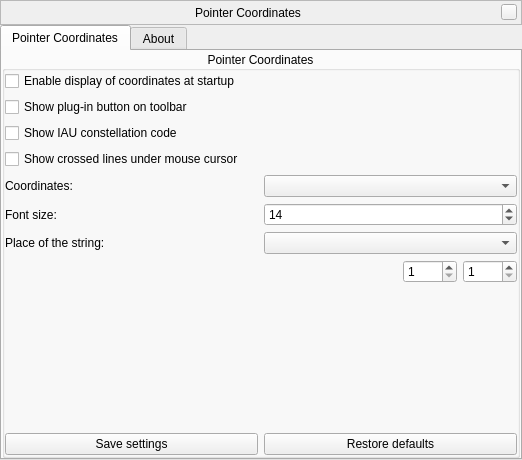
<?xml version="1.0" encoding="UTF-8"?>
<ui version="4.0">
 <class>pointerCoordinatesWindowForm</class>
 <widget class="QWidget" name="pointerCoordinatesWindowForm">
  <property name="geometry">
   <rect>
    <x>0</x>
    <y>0</y>
    <width>522</width>
    <height>460</height>
   </rect>
  </property>
  <layout class="QVBoxLayout" name="verticalLayout">
   <property name="spacing">
    <number>0</number>
   </property>
   <property name="leftMargin">
    <number>0</number>
   </property>
   <property name="topMargin">
    <number>0</number>
   </property>
   <property name="rightMargin">
    <number>0</number>
   </property>
   <property name="bottomMargin">
    <number>0</number>
   </property>
   <item>
    <widget class="BarFrame" name="TitleBar">
     <property name="sizePolicy">
      <sizepolicy hsizetype="Expanding" vsizetype="Minimum">
       <horstretch>0</horstretch>
       <verstretch>0</verstretch>
      </sizepolicy>
     </property>
     <property name="minimumSize">
      <size>
       <width>0</width>
       <height>25</height>
      </size>
     </property>
     <property name="maximumSize">
      <size>
       <width>16777215</width>
       <height>30</height>
      </size>
     </property>
     <property name="focusPolicy">
      <enum>Qt::NoFocus</enum>
     </property>
     <property name="autoFillBackground">
      <bool>false</bool>
     </property>
     <property name="frameShape">
      <enum>QFrame::StyledPanel</enum>
     </property>
     <layout class="QHBoxLayout">
      <property name="spacing">
       <number>6</number>
      </property>
      <property name="leftMargin">
       <number>0</number>
      </property>
      <property name="topMargin">
       <number>0</number>
      </property>
      <property name="rightMargin">
       <number>4</number>
      </property>
      <property name="bottomMargin">
       <number>0</number>
      </property>
      <item>
       <spacer name="leftSpacer">
        <property name="orientation">
         <enum>Qt::Horizontal</enum>
        </property>
        <property name="sizeHint" stdset="0">
         <size>
          <width>40</width>
          <height>20</height>
         </size>
        </property>
       </spacer>
      </item>
      <item>
       <widget class="QLabel" name="stelWindowTitle">
        <property name="text">
         <string>Pointer Coordinates</string>
        </property>
       </widget>
      </item>
      <item>
       <spacer name="rightSpacer">
        <property name="orientation">
         <enum>Qt::Horizontal</enum>
        </property>
        <property name="sizeHint" stdset="0">
         <size>
          <width>40</width>
          <height>20</height>
         </size>
        </property>
       </spacer>
      </item>
      <item>
       <widget class="QPushButton" name="closeStelWindow">
        <property name="minimumSize">
         <size>
          <width>16</width>
          <height>16</height>
         </size>
        </property>
        <property name="maximumSize">
         <size>
          <width>16</width>
          <height>16</height>
         </size>
        </property>
        <property name="focusPolicy">
         <enum>Qt::NoFocus</enum>
        </property>
        <property name="text">
         <string/>
        </property>
       </widget>
      </item>
     </layout>
    </widget>
   </item>
   <item>
    <widget class="QTabWidget" name="tabWidget">
     <property name="currentIndex">
      <number>0</number>
     </property>
     <widget class="QWidget" name="tabCoordinates">
      <attribute name="title">
       <string>Pointer Coordinates</string>
      </attribute>
      <layout class="QVBoxLayout" name="verticalLayoutTimeZone">
       <property name="spacing">
        <number>0</number>
       </property>
       <property name="leftMargin">
        <number>0</number>
       </property>
       <property name="topMargin">
        <number>0</number>
       </property>
       <property name="rightMargin">
        <number>0</number>
       </property>
       <property name="bottomMargin">
        <number>0</number>
       </property>
       <item>
        <widget class="QGroupBox" name="groupBoxCoordinates">
         <property name="minimumSize">
          <size>
           <width>0</width>
           <height>400</height>
          </size>
         </property>
         <property name="title">
          <string>Pointer Coordinates</string>
         </property>
         <property name="alignment">
          <set>Qt::AlignCenter</set>
         </property>
         <layout class="QVBoxLayout" name="verticalLayout_2">
          <property name="leftMargin">
           <number>0</number>
          </property>
          <property name="topMargin">
           <number>0</number>
          </property>
          <property name="rightMargin">
           <number>0</number>
          </property>
          <property name="bottomMargin">
           <number>0</number>
          </property>
          <item>
           <widget class="QCheckBox" name="checkBoxEnableAtStartup">
            <property name="text">
             <string>Enable display of coordinates at startup</string>
            </property>
           </widget>
          </item>
          <item>
           <widget class="QCheckBox" name="checkBoxShowButton">
            <property name="text">
             <string>Show plug-in button on toolbar</string>
            </property>
           </widget>
          </item>
          <item>
           <widget class="QCheckBox" name="checkBoxConstellation">
            <property name="toolTip">
             <string>3-letter IAU constellation abbreviation</string>
            </property>
            <property name="text">
             <string>Show IAU constellation code</string>
            </property>
           </widget>
          </item>
          <item>
           <widget class="QCheckBox" name="checkBoxCrossedLines">
            <property name="text">
             <string>Show crossed lines under mouse cursor</string>
            </property>
           </widget>
          </item>
          <item>
           <layout class="QHBoxLayout" name="horizontalLayout_4">
            <item>
             <widget class="QLabel" name="labelCoordinateSystem">
              <property name="toolTip">
               <string>Which coordinate system will be used for displaying</string>
              </property>
              <property name="text">
               <string>Coordinates:</string>
              </property>
             </widget>
            </item>
            <item>
             <widget class="QComboBox" name="coordinateSystemComboBox">
              <property name="editable">
               <bool>false</bool>
              </property>
              <property name="insertPolicy">
               <enum>QComboBox::NoInsert</enum>
              </property>
             </widget>
            </item>
           </layout>
          </item>
          <item>
           <layout class="QHBoxLayout" name="horizontalLayout">
            <item>
             <widget class="QLabel" name="labelFontSize">
              <property name="text">
               <string>Font size:</string>
              </property>
             </widget>
            </item>
            <item>
             <widget class="QSpinBox" name="spinBoxFontSize">
              <property name="minimum">
               <number>10</number>
              </property>
              <property name="maximum">
               <number>50</number>
              </property>
              <property name="value">
               <number>14</number>
              </property>
             </widget>
            </item>
           </layout>
          </item>
          <item>
           <layout class="QHBoxLayout" name="horizontalLayout_3">
            <item>
             <widget class="QLabel" name="placeLabel">
              <property name="toolTip">
               <string>Place of the string with coordinates of the mouse pointer</string>
              </property>
              <property name="text">
               <string>Place of the string:</string>
              </property>
             </widget>
            </item>
            <item>
             <widget class="QComboBox" name="placeComboBox">
              <property name="editable">
               <bool>false</bool>
              </property>
              <property name="insertPolicy">
               <enum>QComboBox::NoInsert</enum>
              </property>
              <property name="sizeAdjustPolicy">
               <enum>QComboBox::AdjustToContents</enum>
              </property>
             </widget>
            </item>
           </layout>
          </item>
          <item>
           <layout class="QHBoxLayout" name="horizontalLayoutCustomCoords">
            <item>
             <spacer name="horizontalSpacer">
              <property name="orientation">
               <enum>Qt::Horizontal</enum>
              </property>
              <property name="sizeHint" stdset="0">
               <size>
                <width>40</width>
                <height>20</height>
               </size>
              </property>
             </spacer>
            </item>
            <item>
             <widget class="QLabel" name="labelCustomCoords">
              <property name="enabled">
               <bool>true</bool>
              </property>
             </widget>
            </item>
            <item>
             <widget class="QSpinBox" name="spinBoxX">
              <property name="enabled">
               <bool>true</bool>
              </property>
              <property name="toolTip">
               <string>Coordinate X</string>
              </property>
              <property name="specialValueText">
               <string/>
              </property>
              <property name="minimum">
               <number>1</number>
              </property>
              <property name="maximum">
               <number>9999</number>
              </property>
             </widget>
            </item>
            <item>
             <widget class="QSpinBox" name="spinBoxY">
              <property name="enabled">
               <bool>true</bool>
              </property>
              <property name="toolTip">
               <string>Coordinate Y</string>
              </property>
              <property name="specialValueText">
               <string/>
              </property>
              <property name="minimum">
               <number>1</number>
              </property>
              <property name="maximum">
               <number>9999</number>
              </property>
             </widget>
            </item>
           </layout>
          </item>
          <item>
           <spacer name="verticalSpacer">
            <property name="orientation">
             <enum>Qt::Vertical</enum>
            </property>
            <property name="sizeHint" stdset="0">
             <size>
              <width>20</width>
              <height>40</height>
             </size>
            </property>
           </spacer>
          </item>
          <item>
           <layout class="QHBoxLayout" name="horizontalLayout_2">
            <item>
             <widget class="QPushButton" name="pushButtonSave">
              <property name="text">
               <string>Save settings</string>
              </property>
             </widget>
            </item>
            <item>
             <widget class="QPushButton" name="pushButtonReset">
              <property name="text">
               <string>Restore defaults</string>
              </property>
             </widget>
            </item>
           </layout>
          </item>
         </layout>
        </widget>
       </item>
      </layout>
     </widget>
     <widget class="QWidget" name="tabAbout">
      <attribute name="title">
       <string comment="tab in plugin windows">About</string>
      </attribute>
      <layout class="QVBoxLayout" name="verticalLayout_3">
       <item>
        <widget class="QTextBrowser" name="aboutTextBrowser"/>
       </item>
      </layout>
     </widget>
    </widget>
   </item>
  </layout>
 </widget>
 <customwidgets>
  <customwidget>
   <class>BarFrame</class>
   <extends>QFrame</extends>
   <header>Dialog.hpp</header>
   <container>1</container>
  </customwidget>
 </customwidgets>
 <tabstops>
  <tabstop>tabWidget</tabstop>
 </tabstops>
 <resources/>
 <connections/>
</ui>
